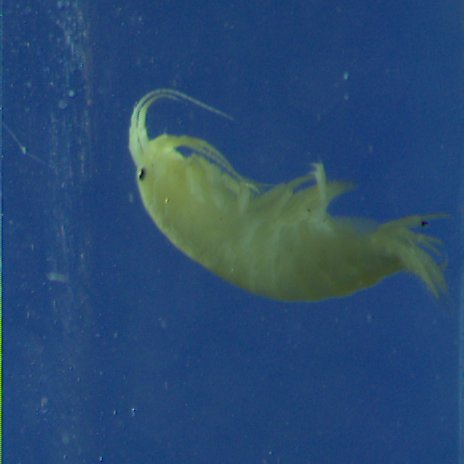
#> input picture Week5LabActivity/Assets/Insects/1_Gammar 2021_1_2021_06_03-13-19-23-879.PNG, 464 x 464 px, found by its file name
$ python 'Task 2_10.py'
#> lines starting #> are read from the running program, lines starting #| are printed output that depends on the picture
#your answer
#task2_10.py
import cv2
image = cv2.imread('Assets/Insects/1_Gammar 2021_1_2021_06_03-13-19-23-879.png')
#> image is the input picture: shape (464, 464, 3); mean B, G, R 113.3, 74.5, 40.7
hsv_img = cv2.cvtColor(image, cv2.COLOR_BGR2HSV)
#> hsv_img: shape (464, 464, 3); mean H, S, V 100.7, 169.4, 117.8
h, s, v = cv2.split(hsv_img)
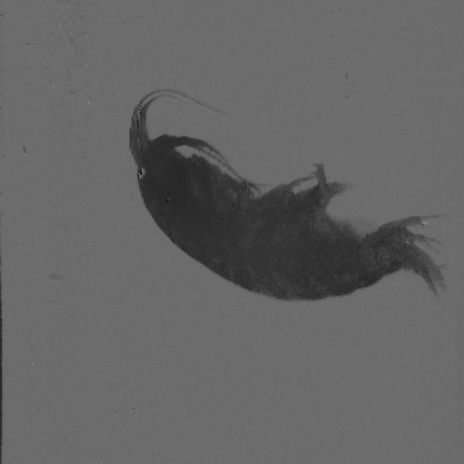
#> h: shape (464, 464); min 6, max 155, mean 100.7
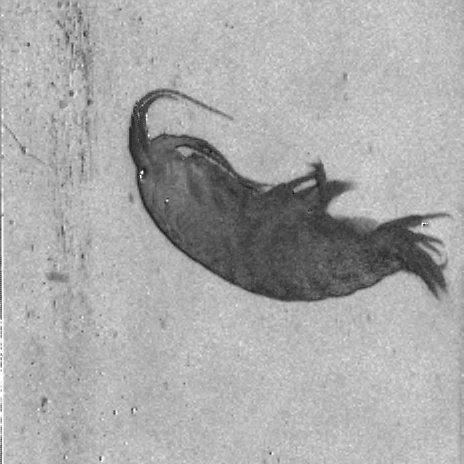
#> s: shape (464, 464); min 16, max 255, mean 169.4
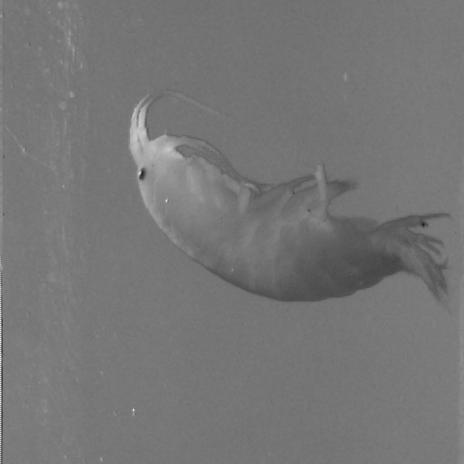
#> v: shape (464, 464); min 25, max 255, mean 117.8
cv2.imshow('Hue Channel', h)
cv2.imshow('Saturation Channel', s)
cv2.imshow('Value Channel', v)
cv2.waitKey(0)

$ run again, with Week5LabActivity/Assets/Insects/1_Limniu 2021_1_2021_06_02-13-08-37-958.PNG copied over Week5LabActivity/Assets/Insects/1_Gammar 2021_1_2021_06_03-13-19-23-879.PNG
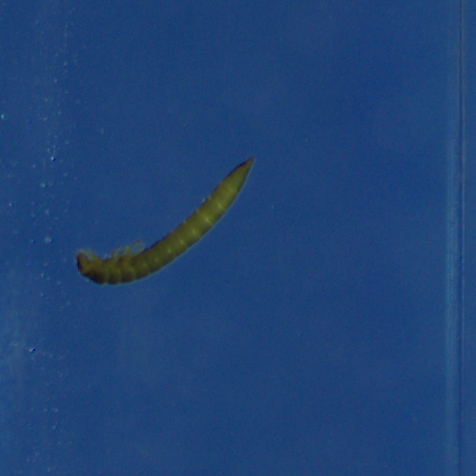
#> input picture Week5LabActivity/Assets/Insects/1_Limniu 2021_1_2021_06_02-13-08-37-958.PNG, 476 x 476 px, found by its file name
#> image is the input picture: shape (476, 476, 3); mean B, G, R 116.8, 67, 31.9
#> hsv_img: shape (476, 476, 3); mean H, S, V 106.4, 185.9, 117.4
#> `h, s, v = cv2.split(hsv_img)`:
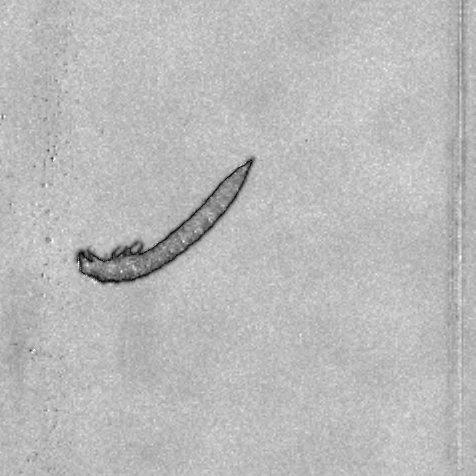
#> s: shape (476, 476); min 0, max 255, mean 185.9
#> `h, s, v = cv2.split(hsv_img)`:
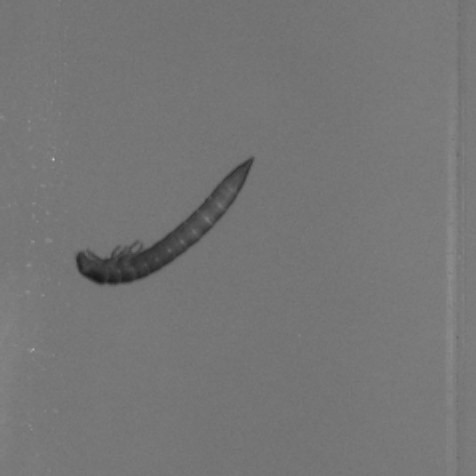
#> v: shape (476, 476); min 23, max 200, mean 117.4
